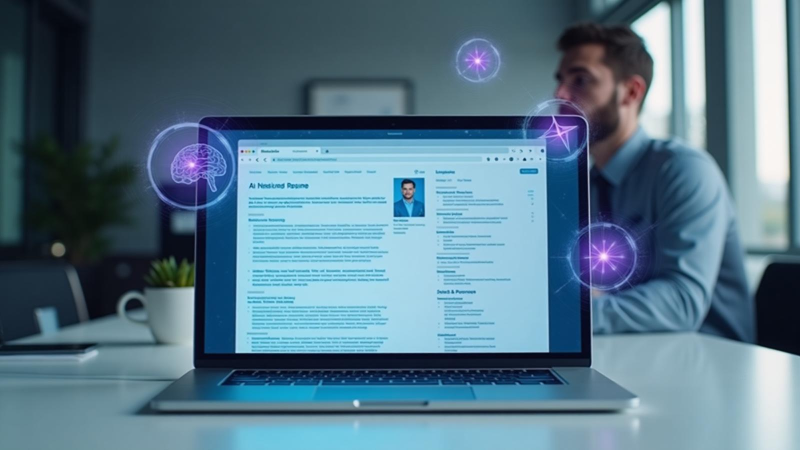
#> input picture genieCV/career-craft-smart-start-main/src/assets/hero-image.jpg, 1600 x 900 px (shown at 1/2 size)
$ python -i ocr_engine.py   (imports and definitions only)
#> lines starting #> are read from the running program, lines starting #| are printed output that depends on the picture
#> further down, picture is the input picture: PIL image 1600x900 RGB; mean R, G, B 87.2, 119.1, 137.2
"""
OCR Engine Module
Extracts text from images using Tesseract OCR
"""

import pytesseract
from PIL import Image, ImageEnhance, ImageFilter
import config


# Set Tesseract path
pytesseract.pytesseract.tesseract_cmd = config.TESSERACT_PATH


class OCREngine:
    """Handles text extraction from images using Tesseract OCR"""

    def __init__(self):
        self.last_text = ""

    def preprocess_image(self, image: Image.Image) -> Image.Image:
        """
        Preprocess image for better OCR accuracy

        Args:
            image: PIL Image to preprocess

        Returns:
            Preprocessed PIL Image
        """
        # Convert to grayscale
        img = image.convert("L")
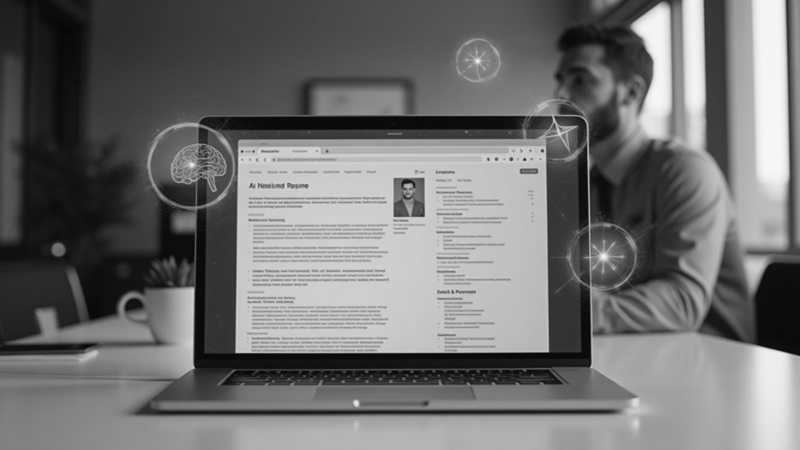
#> img: PIL image 1600x900 L (shown at 1/2 size); min 4, max 248, mean 111.6

        # Enhance contrast
        enhancer = ImageEnhance.Contrast(img)
        img = enhancer.enhance(2.0)
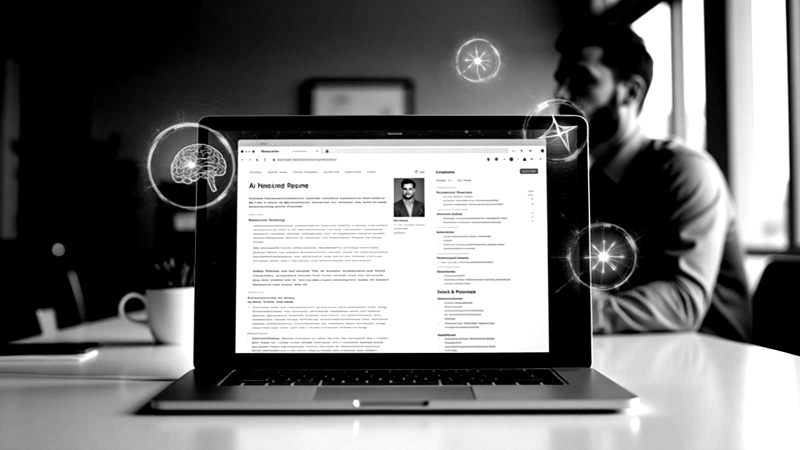
#> img: PIL image 1600x900 L (shown at 1/2 size); min 0, max 255, mean 115.3

        # Sharpen
        img = img.filter(ImageFilter.SHARPEN)

        # Scale up for better recognition (if small)
        width, height = img.size
#> width = 1600; height = 900
        if width < 500 or height < 100:
            scale_factor = max(500 / width, 100 / height, 2)
            new_size = (int(width * scale_factor), int(height * scale_factor))
            img = img.resize(new_size, Image.Resampling.LANCZOS)

        return img

    # [70 lines left out: functions extract_text, extract_text_with_confidence, is_tesseract_installed, not called in this run]

>>> from PIL import Image
>>> picture = Image.open('../../genieCV/career-craft-smart-start-main/src/assets/hero-image.jpg')
>>> result = OCREngine().preprocess_image(picture)
